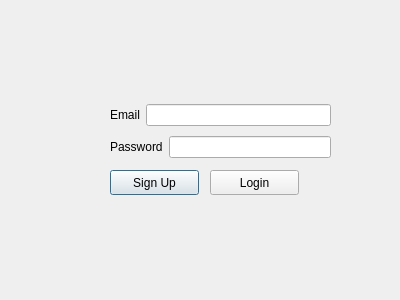
<?xml version="1.0" encoding="UTF-8"?>
<ui version="4.0">
 <class>LoginPage</class>
 <widget class="QDialog" name="LoginPage">
  <property name="geometry">
   <rect>
    <x>0</x>
    <y>0</y>
    <width>400</width>
    <height>300</height>
   </rect>
  </property>
  <property name="windowTitle">
   <string>Dialog</string>
  </property>
  <widget class="QPushButton" name="pushButton">
   <property name="geometry">
    <rect>
     <x>110</x>
     <y>170</y>
     <width>89</width>
     <height>25</height>
    </rect>
   </property>
   <property name="text">
    <string>Sign Up</string>
   </property>
  </widget>
  <widget class="QPushButton" name="pushButton_2">
   <property name="geometry">
    <rect>
     <x>210</x>
     <y>170</y>
     <width>89</width>
     <height>25</height>
    </rect>
   </property>
   <property name="text">
    <string>Login</string>
   </property>
  </widget>
  <widget class="QWidget" name="layoutWidget">
   <property name="geometry">
    <rect>
     <x>110</x>
     <y>100</y>
     <width>221</width>
     <height>62</height>
    </rect>
   </property>
   <layout class="QVBoxLayout" name="verticalLayout">
    <item>
     <layout class="QHBoxLayout" name="horizontalLayout_2">
      <item>
       <widget class="QLabel" name="label">
        <property name="text">
         <string>Email</string>
        </property>
       </widget>
      </item>
      <item>
       <widget class="QLineEdit" name="lineEdit"/>
      </item>
     </layout>
    </item>
    <item>
     <layout class="QHBoxLayout" name="horizontalLayout">
      <item>
       <widget class="QLabel" name="label_2">
        <property name="text">
         <string>Password</string>
        </property>
       </widget>
      </item>
      <item>
       <widget class="QLineEdit" name="lineEdit_2"/>
      </item>
     </layout>
    </item>
   </layout>
  </widget>
  <zorder>layoutWidget</zorder>
  <zorder>pushButton_2</zorder>
  <zorder>pushButton</zorder>
 </widget>
 <resources/>
 <connections/>
</ui>
